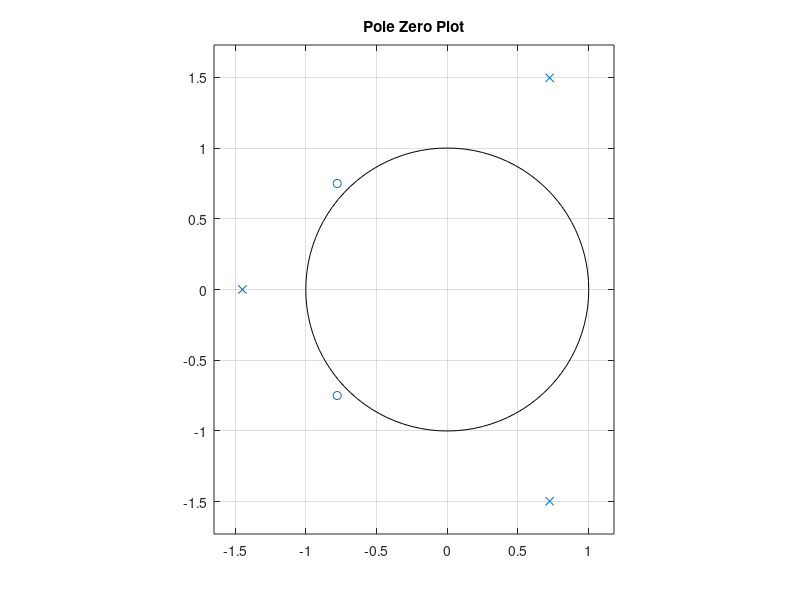
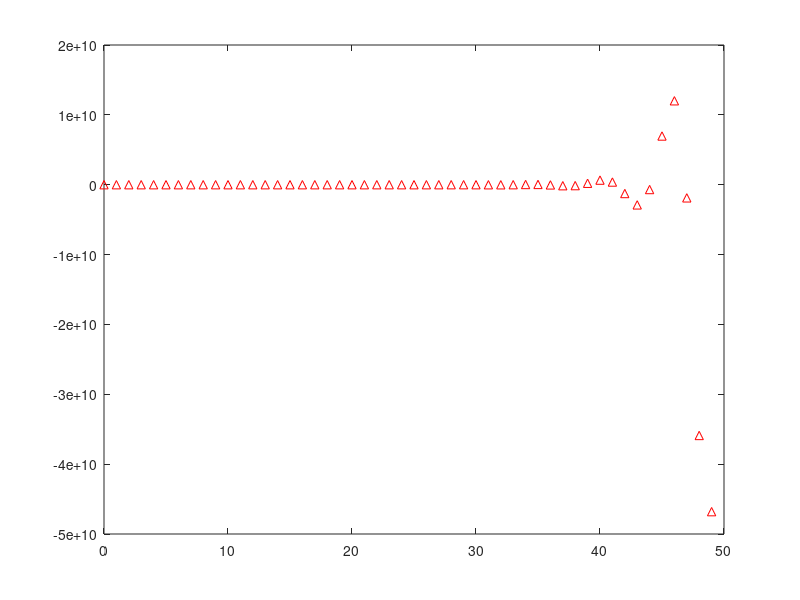
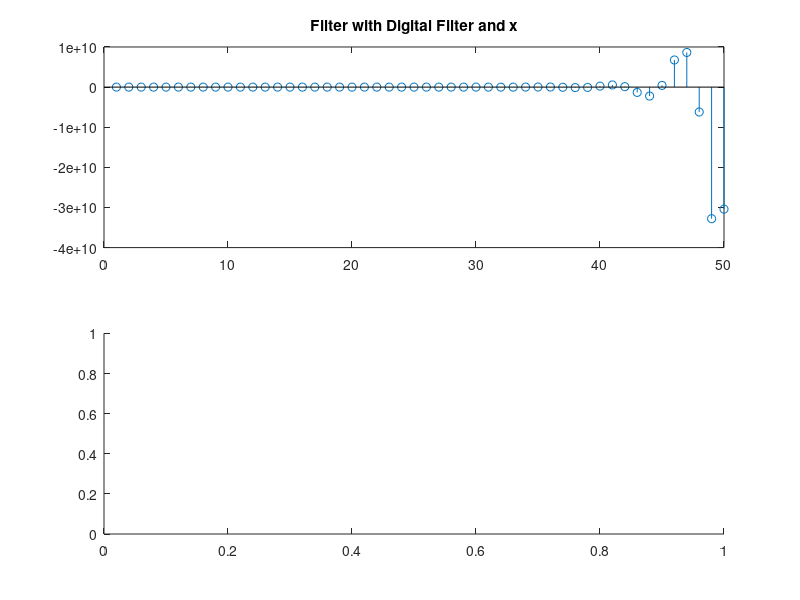

MATLAB code for these plots, in order: (Note: this script raises an error after producing the figures.)
%Nithilam Subbaian
%Matlab Assignment 6

%Question 1
b = [3/7 2/3 1/2];
a = [1/2 0 1/3 2];
[z,p,k] = tf2zp(b,a);

zplane(z,p)
title('Pole Zero Plot') 

figure;
impz(b,a, 50)
figure;
[h, k] = impz(b,a, 50);

subplot(2,1,1);
n = 0:49;
x = (-1/2).^n;
y = filter(b,a,x);
stem(y)
title('Filter with Digital Filter and x');

subplot(2,1,2);
y2 = conv(x,h1);
stem(y2)
title('Convolution between x and h (the impulse response)');
xlim([0 50]);


%Question 2
% The difference equation is y[n] = x[n] + y[n-1] + y[n-2] 
x1 = zeros(1, 100); 
x1(1:2) = 1; 
for i = 3:100 
    x1(i) = x1(i-1) + x1(i-2); 
end 
figure 
semilogy(0:99, x1, '.') 
title('First 100 values of Fibonacci Sequence') 
xlabel('n') 
ylabel('Fibonacci Number') 

%{
Z transform function determined by the transfer function:
H(z) = (z^2)/(z^2-z-1) 
(do usual procedure to find transfer function, and then multiply by z^2 in
numerator and denominator to get the form shown above)

Calculation of poles and zeros by hand:
Zeros = 0 (multiplicity = 2)
Poles = 1/2 +/- sqrt(5)/2 
%}

b1 = [1 0 0]; 
a1 = [1 -1 -1]; 
[z1,p1,k1] = tf2zp(b1, a1); 
figure;
zplane(z1, p1) 
title('Pole Zero Plot for Fibonacci') 
 
%{
The system is causal because the outer region of convergence contains infinity.
You can also determine that the system is causal because for the difference
equation, the present output depends on past and present input only.

The system is not stable in the outer region of convergence containing infinity
because that region does not contain unit circle.
It is a stable system if and only if the ROC includes the unit circle.
You can also determine that the system is not stable because for the difference
equation, a bounded input gives an unbounded output. 
%}
